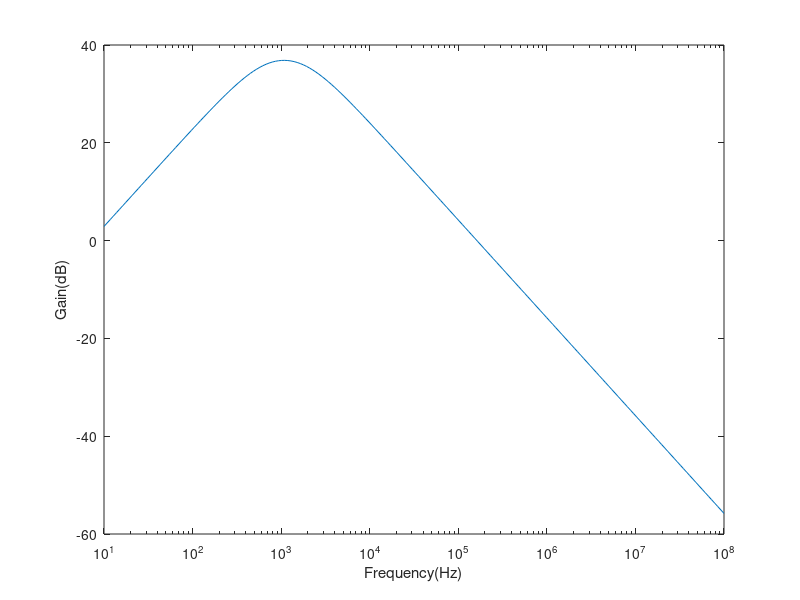
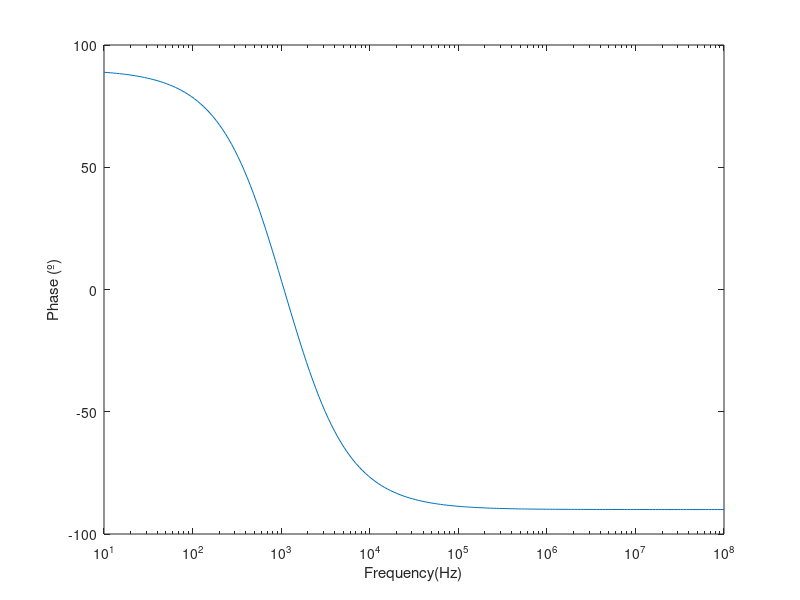

Write MATLAB code to recreate these figures, in order. (Note: this script raises an error after producing the figures.)
%T5
f=logspace(1,8,200);

Vcc=5;
Vee=-5;
w=2*pi*f;
s=j*w;
R1=1000;
R2=1000;
R3=1000;
R4=100000;
C1=220e-9;
C2=99e-9;


sc = 2*pi*1000*j
%Gain
Gain=20*log10(abs((R1/((1/(sc*C1))+R1))*(1+R4/R3)*(1/(1+R2*sc*C2))))

%frequency response
for(i=1:size(f,2))
H(i)=20*log10(abs((R1/((1/(s(i)*C1))+R1))*(1+R4/R3)*(1/(1+R2*s(i)*C2))));
P(i)= 180/pi*angle((R1/((1/(s(i)*C1))+R1))*(1+R4/R3)*(1/(1+R2*s(i)*C2)));
end

fr=figure() 
semilogx(f,H)
xlabel ("Frequency(Hz)");
ylabel ("Gain(dB)");
print(fr, "fr.eps", "-depsc")

fphase=figure()
semilogx(f,P)
xlabel ("Frequency(Hz)");
ylabel ("Phase (º)");
print(fphase, "fphase.eps", "-depsc")


fL=1/(2*pi*R1*C1)
fH=1/(2*pi*R2*C2)
centralf=sqrt(fL*fH)

inpimp=((1/(j*2*pi*1000*C1))+R1)


outimp=1/((1/R2)+j*2*pi*1000*C2)

save tab1.tex centralf Gain inpimp outimp

movefile('*.eps', '../doc')
